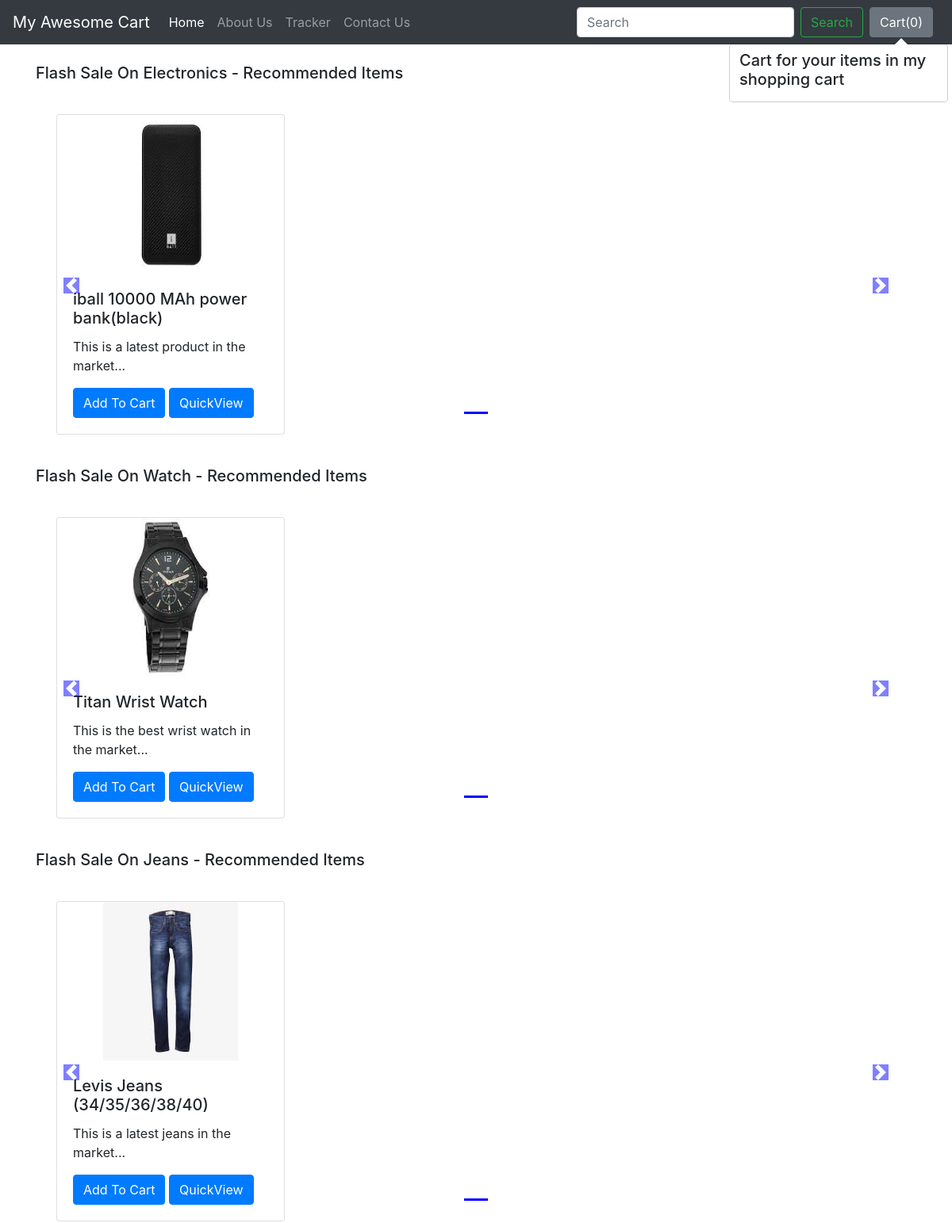
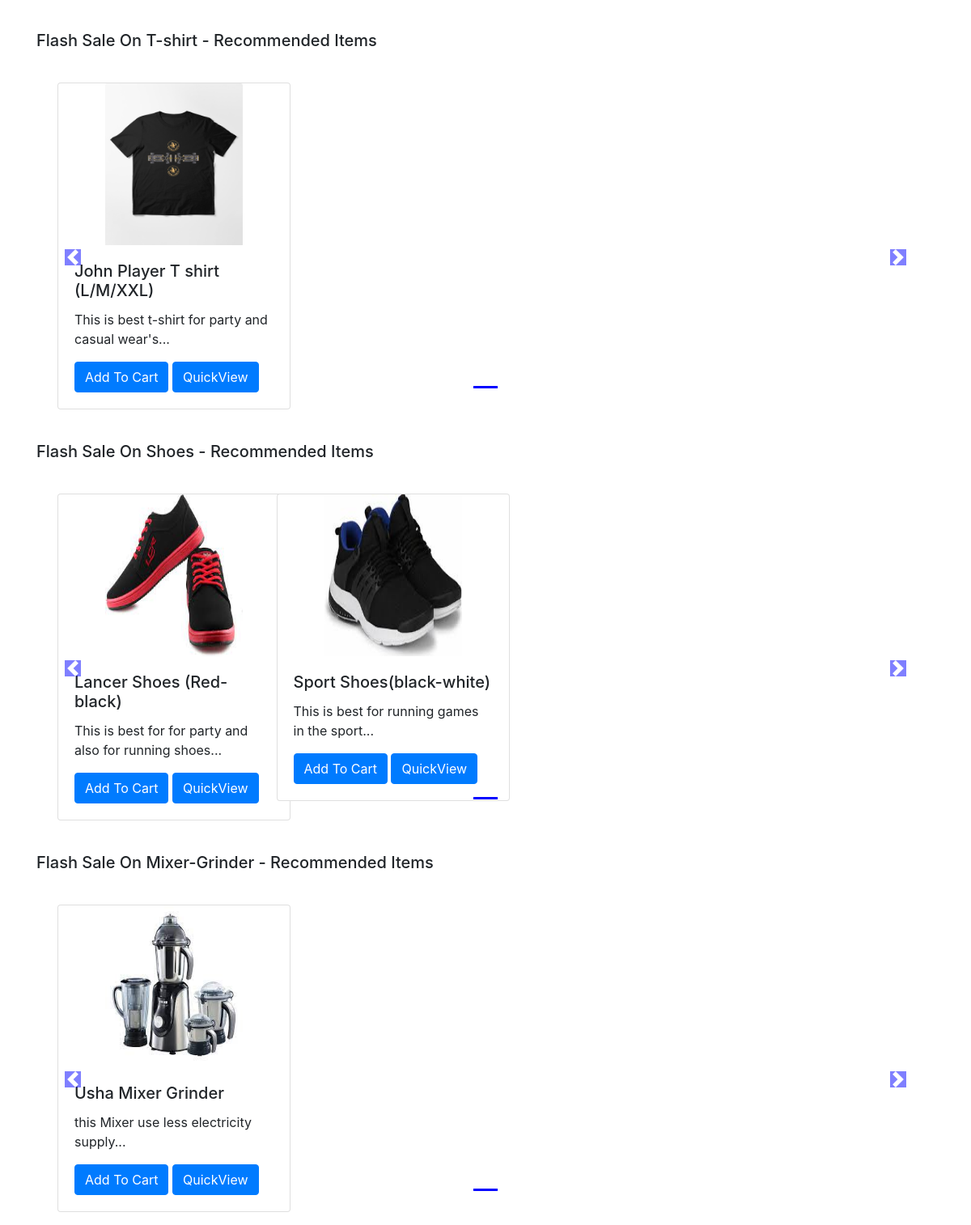
The app's page /shop/ with its own data (2 pictures, top to bottom).
### shop/models.py (models this page shows, shortened)
class Product(models.Model):
    product_id = models.AutoField
    product_name = models.CharField(max_length=50)
    category = models.CharField(max_length=50,default="")
    subcategory = models.CharField(max_length=50,default="")
    price = models.IntegerField(default=0)
    desc = models.CharField(max_length=300)
    pub_date = models.DateField()
    image = models.ImageField(upload_to="shop/images",default="")

### shop/views.py (the view)
# urls.py: path("",views.index)
def index(request):
    allProds =[]
    catprods = Product.objects.values('category','id')
    cats = {item['category'] for item in catprods}
    for cat in cats:
        prod =  Product.objects.filter(category=cat)
        n = len(prod)
        nSlides = n//4 + ceil((n/4)-(n//4))
        allProds.append([prod,range(1,nSlides),nSlides])
    params = {'allProds':allProds}
    return render(request, 'shop/index.html', params)

### shop/templates/shop/index.html (shortened to what this page needs)
{% extends 'shop/basic.html' %}
{% block body %}
{% load static %}
<div class="container">
    {% for product, range, nSlides in allProds %}
    <h5 class="my-4">Flash Sale On {{product.0.category}} - Recommended Items</h5>
    <div class="row">
    <div id="demo{{forloop.counter}}" class="col carousel slide my-3" data-ride="carousel">
    <ul class="carousel-indicators">
      <li data-target="#demo{{forloop.counter}}" data-slide-to="0" class="active"></li>
    </ul>
    <div class="container carousel-inner no-padding">
      <div class="carousel-item active">
        {% for i in product %}
        <div class="col-xs-3 col-sm-3 col-md-3">
          <div class="card align-items-center" style="width: 18rem;">
            <img src='/media/{{i.image}}' class="card-img-top" alt="...">
            <div class="card-body">
              <h5 class="card-title" id="namepr{{i.id}}">{{i.product_name}}</h5>
              <p class="card-text">{{i.desc | slice:"0:53"}}...</p>
              <span id="divpr{{i.id}}" class="divpr">
              <button id="pr{{i.id}}" class="btn btn-primary cart">Add To Cart</button>
              </span>
              <a href="/shop/products/{{i.id}}"><button id="qv{{i.id}}" class="btn btn-primary cart">QuickView</button></a>
            </div>
          </div>
        </div>
        {% endfor %}
    </div>
</div>
</div>
    <a class="carousel-control-prev" href="#demo{{forloop.counter}}" data-slide="prev">
        <span class="carousel-control-prev-icon"></span>
    </a>
    <a class="carousel-control-next" href="#demo{{forloop.counter}}" data-slide="next">
        <span class="carousel-control-next-icon"></span>
    </a>
  </div>
    {% endfor %}
</div>
 {% endblock %}

### shop/templates/shop/basic.html (shortened to what this page needs)
<!doctype html>
<html lang="en">
  <head>
    <link rel="stylesheet" href="https://stackpath.bootstrapcdn.com/bootstrap/4.2.1/css/bootstrap.min.css">
  </head>
  <body>
    <nav class="navbar navbar-expand-lg navbar-dark bg-dark">
  <a class="navbar-brand" href="/shop">My Awesome Cart</a>
  <div class="collapse navbar-collapse" id="navbarSupportedContent">
    <ul class="navbar-nav mr-auto">
      <li class="nav-item active">
        <a class="nav-link" href="/shop">Home <span class="sr-only">(current)</span></a>
      </li>
      <li class="nav-item">
        <a class="nav-link" href="/shop/about">About Us</a>
      </li>
      <li class="nav-item">
        <a class="nav-link" href="/shop/tracker">Tracker</a>
      </li>
      <li class="nav-item">
        <a class="nav-link" href="/shop/contact">Contact Us</a>
      </li>
    </ul>
    <form class="form-inline my-2 my-lg-0">
      <input class="form-control mr-sm-2" type="search" placeholder="Search" aria-label="Search">
      <button class="btn btn-outline-success my-2 my-sm-0" type="submit">Search</button>
    </form>
    <button type="button" class="btn btn-secondary mx-2" id="popcart" data-container="body" data-toggle="popover" data-placement="bottom" data-html="true" data-content="Vivamus
    sagittis lacus vel augue laoreet rutrum faucibus.">
      Cart(<span id="cart">0</span>)
    </button>
  </div>
</nav>
  {% block body %} {% endblock %}
  </body>
</html>

### records on screen
Product: category "Electronics", image (picture), product_name "iball 10000 MAh power bank(black)", desc "This is a latest product in the market"
Product: category "Watch", image (picture), product_name "Titan Wrist Watch", desc "This is the best wrist watch in the market"
Product: category "Jeans", image (picture), product_name "Levis Jeans (34/35/36/38/40)", desc "This is a latest jeans in the market"
Product: category "T-shirt", image (picture), product_name "John Player T shirt (L/M/XXL)", desc "This is best t-shirt for party and casual wear's"
Product: category "Shoes", image (picture), product_name "Lancer Shoes (Red-black)", desc "This is best for for party and also for running shoes"
Product: image (picture), product_name "Sport Shoes(black-white)", desc "This is best for running games in the sport"
Product: category "Mixer-Grinder", image (picture), product_name "Usha Mixer Grinder", desc "this Mixer use less electricity supply"
